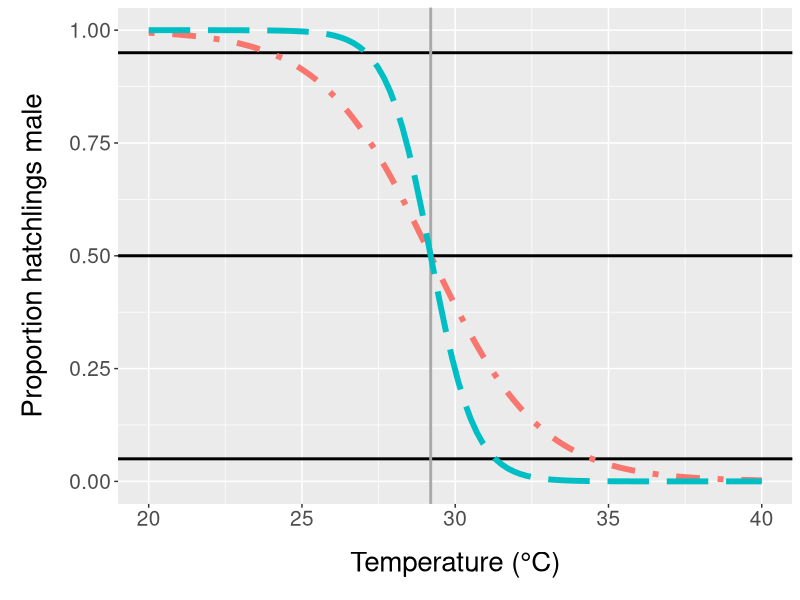

Recreate this plot in R.
# set working directory
setwd("~/Projects/iliketurtles3")

# load libraries
library(ggplot2)

# temperatures
x <- seq(from = 20, to = 40, length = 100)

# patricio et al.
t_piv1 <- 29.2
k1 <- -1.4
y1 <- 1/(1 + exp(-k1*(x - t_piv1)))

# embryogrowth (all greens)
t_piv2 <- 29.2
k2 <- -0.56
y2 <- 1/(1 + exp(-k2*(x - t_piv2)))

# make dataframe
TRN <- data.frame(Temperature = x,
                  Model = rep(c('West Africa', 'Suriname'), each = 100),
                  Proportion_Male = c(y1, y2))

# WA <- subset(TRN, Model == 'West Africa')
# SN <- subset(TRN, Model == 'Suriname')

# plot
fig <- ggplot(data = TRN, aes(x = Temperature, y = Proportion_Male, 
                              col = Model, lty = Model)) +
  geom_hline(yintercept = c(0.05, 0.50, 0.95), lwd = 1, lty = 1) +
  geom_vline(xintercept = t_piv1, col = 'darkgrey', lwd = 1, lty = 1) +
  geom_line(lwd = 2) +
  scale_color_manual(values = c('#F8766D', '#00BFC4')) +
  scale_linetype_manual(values = c(4, 5)) +
  ylab('Proportion hatchlings male') +
  xlab('Temperature (\u00B0C)') +
  # ggtitle('Thermal Reaction Norm') +
  theme_gray() +
  theme(axis.title.y = element_text(margin = margin(r = 15, l = 10)), 
        axis.title.x = element_text(margin = margin(t = 15, b = 10)), 
        # plot.title = element_text(margin = margin(b = 10, t = 10), 
        #                           size = 30), 
        axis.text = element_text(size = 15), 
        axis.title = element_text(size = 20),
        legend.position = 'none')

        # legend.text = element_text(size = 15), 
        # legend.title = element_text(size = 20), 
        # legend.position = c(0.8, 0.7), 
        # legend.key.width = unit(9, "line"))

ggsave("figures/thermal_reaction_norms.png", 
       plot = last_plot(), 
       height = 5, 
       width = 8)
